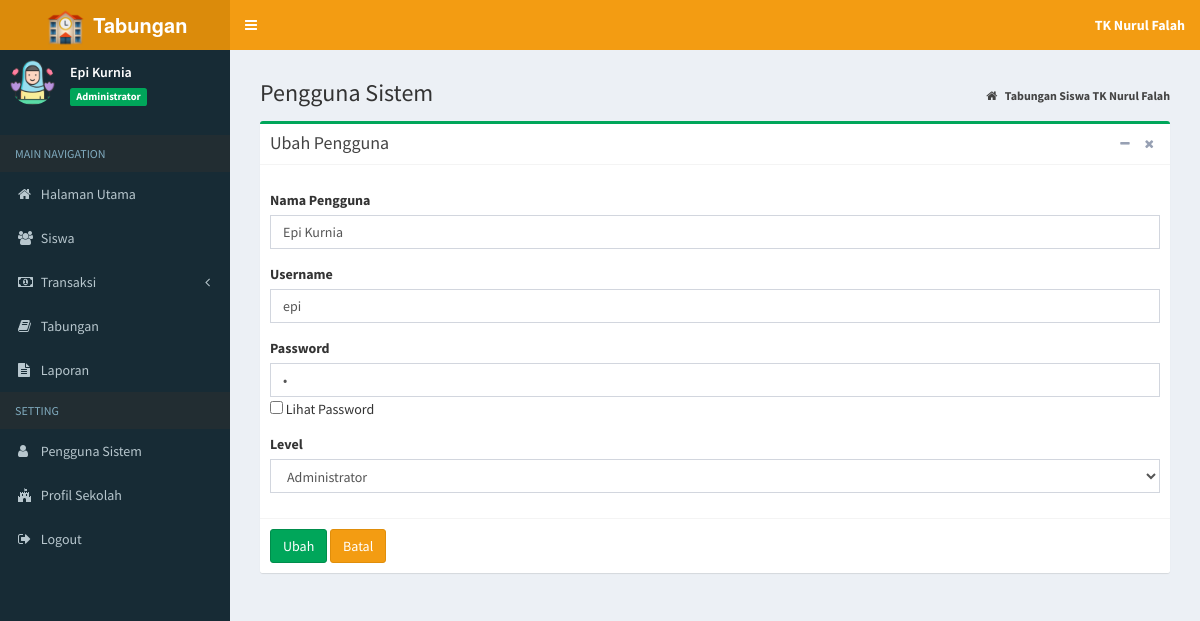
The page /index.php?page=MyApp/edit_pengguna&kode=1 (signed in) on the database its author committed.
### tables this page shows
CREATE TABLE `tb_profil` (
  `id_profil` int(11) NOT NULL,
  `nama_sekolah` varchar(200) NOT NULL,
  `alamat` varchar(400) NOT NULL,
  `akreditasi` char(2) NOT NULL
);

CREATE TABLE `tb_pengguna` (
  `id_pengguna` int(11) NOT NULL,
  `nama_pengguna` varchar(20) NOT NULL,
  `username` varchar(20) NOT NULL,
  `password` varchar(15) NOT NULL,
  `level` enum('Administrator','Wali Murid') NOT NULL
);

### admin/pengguna/edit_pengguna.php (the view, shortened to what this page needs)
<?php
    if(isset($_GET['kode'])){
        $sql_cek = "SELECT * FROM tb_pengguna WHERE id_pengguna='".$_GET['kode']."'";
        $query_cek = mysqli_query($koneksi, $sql_cek);
        $data_cek = mysqli_fetch_array($query_cek,MYSQLI_BOTH);
    }
?>
<section class="content-header">
	<h1>
		Pengguna Sistem
	</h1>
	<ol class="breadcrumb">
		<li>
			<a href="index.php">
				<i class="fa fa-home"></i>
				<b>Tabungan Siswa TK Nurul Falah</b>
			</a>
		</li>
	</ol>
</section>
<section class="content">
	<div class="row">
		<div class="col-md-12">
			<div class="box box-success">
				<div class="box-header with-border">
					<h3 class="box-title">Ubah Pengguna</h3>
					<div class="box-tools pull-right">
						<button type="button" class="btn btn-box-tool" data-widget="collapse">
							<i class="fa fa-minus"></i>
						</button>
						<button type="button" class="btn btn-box-tool" data-widget="remove">
							<i class="fa fa-remove"></i>
						</button>
					</div>
				</div>
				<form action="" method="post" enctype="multipart/form-data">
					<div class="box-body">
						<div class="form-group">
							<label>Nama Pengguna</label>
							<input class="form-control" name="nama_pengguna" value="<?php echo $data_cek['nama_pengguna']; ?>"
							/>
						</div>
						<div class="form-group">
							<label>Username</label>
							<input class="form-control" name="username" value="<?php echo $data_cek['username']; ?>"
							/>
						</div>
						<div class="form-group">
							<label for="exampleInputPassword1">Password</label>
							<input type="password" class="form-control" name="password" id="pass" value="<?php echo $data_cek['password']; ?>"
							/>
							<input id="mybutton" onclick="change()" type="checkbox" class="form-checkbox"> Lihat Password
						</div>
						<div class="form-group">
							<label>Level</label>
							<select name="level" id="level" class="form-control" required>
								<?php
                            if ($data_cek['level'] == "Administrator") echo "<option value='Administrator' selected>Administrator</option>";
                            else echo "<option value='Administrator'>Administrator</option>";
                        ?>
							</select>
						</div>
					</div>
					<div class="box-footer">
						<input type="submit" name="Ubah" value="Ubah" class="btn btn-success">
						<a href="?page=MyApp/data_pengguna" title="Kembali" class="btn btn-warning">Batal</a>
					</div>
				</form>
			</div>
</section>

### index.php (shortened to what this page needs)
<?php
    if (isset($_SESSION["ses_username"])==""){
		header("location: login.php");
    }else{
      $data_nama = $_SESSION["ses_nama"];
      $data_level = $_SESSION["ses_level"];
    }
    include "inc/koneksi.php";
	$sql = $koneksi->query("SELECT * from tb_profil");
	while ($data= $sql->fetch_assoc()) {
		$nama=$data['nama_sekolah'];
	}
?>
<!DOCTYPE html>
<html>
<head>
	<link rel="stylesheet" href="bootstrap/css/bootstrap.min.css">
	<link rel="stylesheet" href="https://cdnjs.cloudflare.com/ajax/libs/font-awesome/4.5.0/css/font-awesome.min.css">
	<link rel="stylesheet" href="https://cdnjs.cloudflare.com/ajax/libs/ionicons/2.0.1/css/ionicons.min.css">
	<link rel="stylesheet" href="plugins/datatables/dataTables.bootstrap.css">
	<link rel="stylesheet" href="plugins/select2/select2.min.css">
	<link rel="stylesheet" href="dist/css/AdminLTE.min.css">
	<link rel="stylesheet" href="dist/css/skins/_all-skins.min.css">
</head>
<body class="hold-transition skin-yellow sidebar-mini">
	<div class="wrapper">
		<header class="main-header">
			<a href="index.php" class="logo">
				<span class="logo-lg">
					<img src="dist/img/logo.png" width="45px">
					<b>Tabungan</b>
				</span>
			</a>
			<nav class="navbar navbar-static-top">
				<a href="#" class="sidebar-toggle" data-toggle="offcanvas" role="button">
				</a>
				<div class="navbar-custom-menu">
					<ul class="nav navbar-nav">
						<li class="dropdown messages-menu">
							<a class="dropdown-toggle" data-toggle="dropdown">
								<span>
									<b>
										<?= $nama; ?>
									</b>
								</span>
							</a>
						</li>
					</ul>
				</div>
			</nav>
		</header>
		<aside class="main-sidebar">
			<section class="sidebar">
				</<b>
				<div class="user-panel">
					<div class="pull-left image">
						<img src="dist/img/avatar.png" class="img-circle" alt="User Image">
					</div>
					<div class="pull-left info">
						<p>
							<?php echo $data_nama; ?>
						</p>
						<span class="label label-success">
							<?php echo $data_level; ?>
						</span>
					</div>
				</div>
				<ul class="sidebar-menu">
					<li class="header">MAIN NAVIGATION</li>
					<?php
          if ($data_level=="Administrator"){
        ?>
					<li class="treeview">
						<a href="?page=admin">
							<i class="fa fa-home"></i>
							<span>Halaman Utama</span>
						</a>
					</li>
					<li class="treeview">
						<a href="?page=MyApp/data_siswa">
							<i class="fa fa-users"></i>
							<span>Siswa</span>
						</a>
					</li>
					<li class="treeview">
						<a href="#">
							<i class="fa fa-money"></i>
							<span>Transaksi</span>
							<span class="pull-right-container">
								<i class="fa fa-angle-left pull-right"></i>
							</span>
						</a>
					</li>
					<li class="treeview">
						<a href="?page=view_tabungan">
							<i class="fa fa-book"></i>
							<span>Tabungan</span>
						</a>
					</li>
					<li class="treeview">
						<a href="?page=laporan">
							<i class="fa fa-file-text"></i>
							<span>Laporan</span>
						</a>
					</li>
					<li class="header">SETTING</li>
					<li class="treeview">
						<a href="?page=MyApp/data_pengguna">
							<i class="fa fa-user"></i>
							<span>Pengguna Sistem</span>
						</a>
					</li>
					<li class="treeview">
						<a href="?page=MyApp/data_profil">
							<i class="fa fa-fort-awesome"></i>
							<span>Profil Sekolah</span>
						</a>
					</li>
					<?php
            }
          ?>
					<li>
						<a href="logout.php" onclick="return confirm('Anda yakin keluar dari aplikasi ?')">
							<i class="fa fa-sign-out"></i>
							<span>Logout</span>
						</a>
					</li>
			</section>
		</aside>
		<div class="content-wrapper">
			<section class="content">
				<?php
      if(isset($_GET['page'])){
          $hal = $_GET['page'];
          switch ($hal) {
              case 'MyApp/edit_pengguna':
                  include "admin/pengguna/edit_pengguna.php";
                  break;
          }
                        }
    ?>
			</section>
		</div>
</body>
</html>

### rows shown on the page
tb_profil: nama_sekolah "TK Nurul Falah"
tb_pengguna: nama_pengguna "Epi Kurnia", username "epi", level "Administrator"

### other values the page prints
$data_nama "Epi Kurnia"
$data_level "Administrator"
